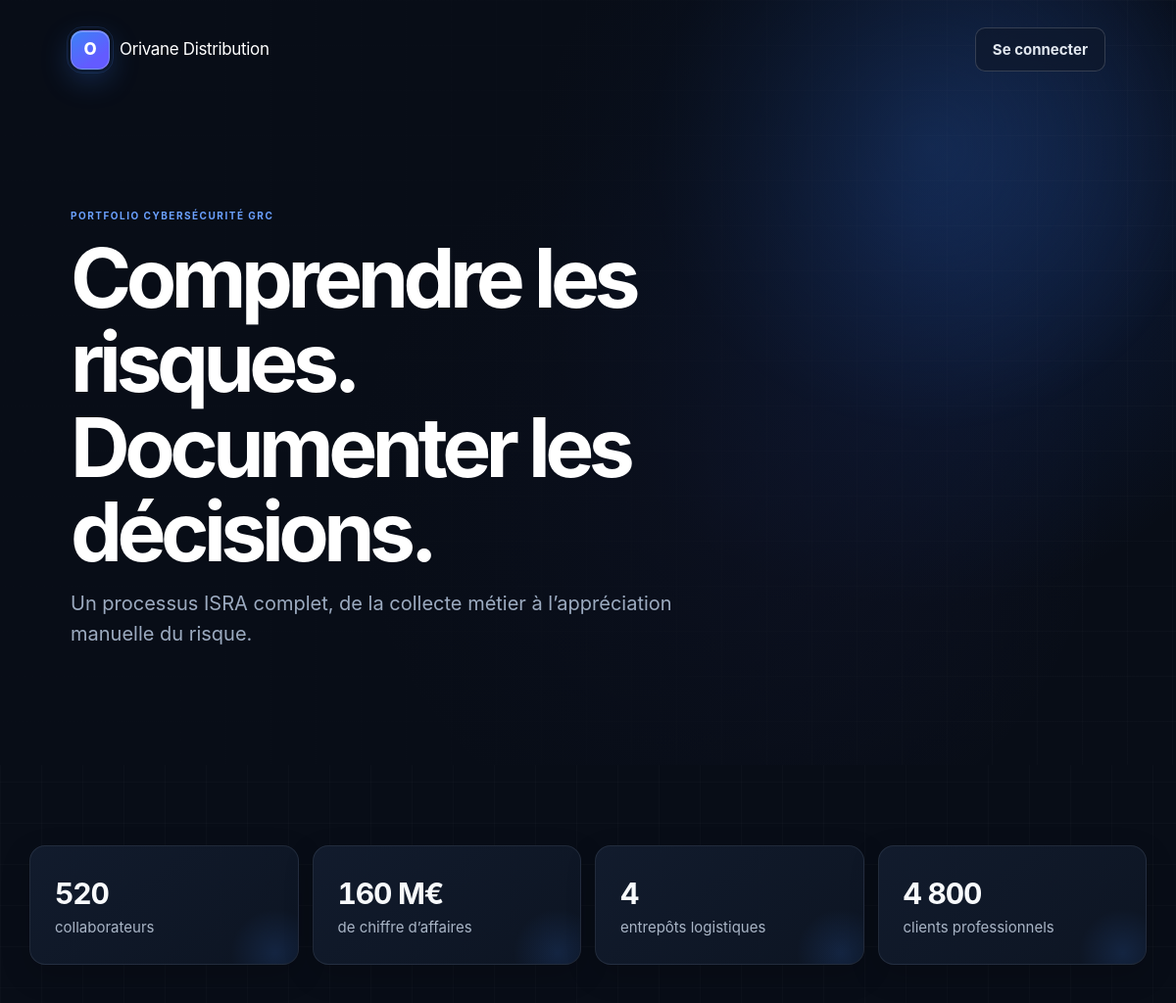
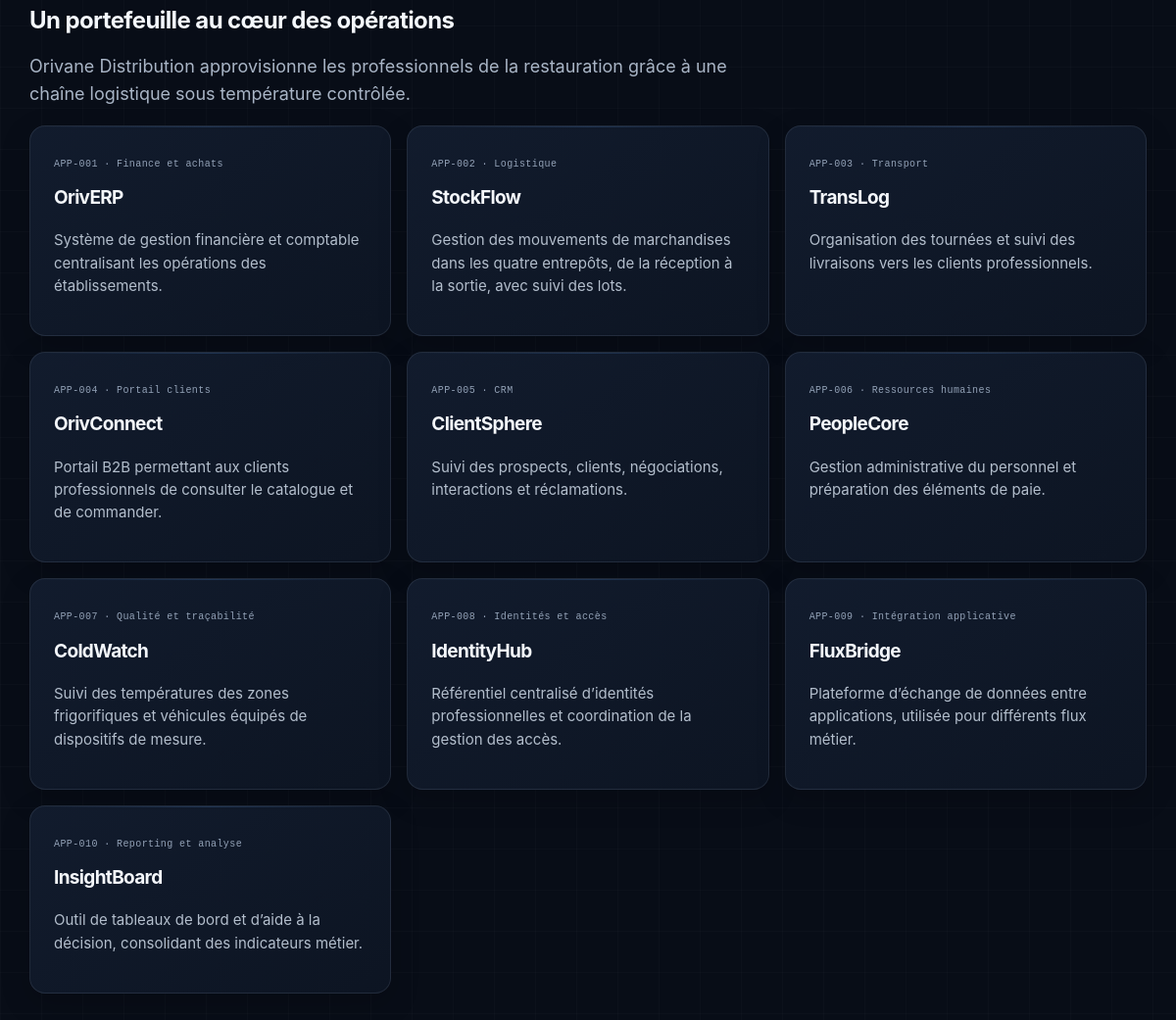
The page / on the database its author committed (2 pictures, top to bottom).
### assessments/models.py (models this page shows, shortened)
class Application(models.Model):
    code = models.CharField(max_length=12, unique=True)
    name = models.CharField(max_length=100)
    domain = models.CharField(max_length=100)
    business_owner_name = models.CharField(max_length=120)
    description = models.TextField()
    functions = models.TextField()
    users = models.TextField(blank=True)
    data = models.TextField(blank=True)
    relations = models.TextField(blank=True)

### assessments/views.py (the view)
# urls.py: path("", views.home, name="home"), path("tableau-de-bord/", views.dashboard, name="dashboard"),
def home(request):
    return render(request, "assessments/home.html", {"applications": Application.objects.all()[:10]})

### assessments/templatetags/assessment_tags.py (called while the page is built)
@register.filter
def get_item(mapping, key): return mapping.get(key)

@register.filter
def contains(values, value): return value in (values or [])

### templates/assessments/home.html
{% extends 'base.html' %}{% block content %}<header class="hero"><nav><a class="brand" href="/"><span>O</span> Orivane Distribution</a><a class="btn light" href="{% url 'login' %}">Se connecter</a></nav><div><p class="eyebrow">Portfolio cybersécurité GRC</p><h1>Comprendre les risques.<br>Documenter les décisions.</h1><p>Un processus ISRA complet, de la collecte métier à l’appréciation manuelle du risque.</p></div></header><section class="public"><div class="metrics"><div><b>520</b><span>collaborateurs</span></div><div><b>160 M€</b><span>de chiffre d’affaires</span></div><div><b>4</b><span>entrepôts logistiques</span></div><div><b>4 800</b><span>clients professionnels</span></div></div><h2>Un portefeuille au cœur des opérations</h2><p class="lead">Orivane Distribution approvisionne les professionnels de la restauration grâce à une chaîne logistique sous température contrôlée.</p><div class="app-grid">{% for app in applications %}<article><small>{{ app.code }} · {{ app.domain }}</small><h3>{{ app.name }}</h3><p>{{ app.description }}</p></article>{% endfor %}</div></section>{% endblock %}

### templates/base.html (shortened to what this page needs)
{% load static %}<!doctype html>
<html lang="fr">
<head>
  <link rel="stylesheet" href="{% static 'css/app.css' %}?v=20261020-risk-bubbles">
  <link rel="stylesheet" href="{% static 'css/components.css' %}?v=20261017-layout-fix">
  <link rel="stylesheet" href="{% static 'css/workflow.css' %}?v=20261017-layout-fix">
  <link rel="stylesheet" href="{% static 'css/cyber.css' %}?v=20261027-it-score-scales">
</head>
<body class="{% if user.is_authenticated %}app-shell{% endif %} {% block body_class %}{% endblock %}">
  <main id="main-content">
    {% block content %}{% endblock %}
  </main>
</body>
</html>

### static/css/cyber.css (style rules this page uses)
:root { color-scheme: dark; --bg: #080d17; --bg-soft: #0b1220; --surface: #111a2a; --surface-solid: #111a2a; --surface-2: #162236; --surface-hover: #17243a; --line: rgba(148, 163, 184, .14); --line-strong: rgba(148, 163, 184, .26); --ink: #f4f7fb; --muted: #a9b5c6; --muted-2: #8391a6; --blue: #4f8cff; --blue-strong: #6b7cff; --blue-soft: rgba(59, 130, 246, .12); --cyan: #22d3ee; --green: #22c98a; --green-soft: rgba(16, 185, 129, .12); --yellow: #f5b83d; --yellow-soft: rgba(245, 158, 11, .12); --orange: #fb7a45; --orange-soft: rgba(249, 115, 22, .12); --red: #ff5e6c; --red-soft: rgba(239, 68, 68, .12); --radius: 16px; --radius-sm: 11px; --shadow-sm: 0 10px 30px rgba(0, 0, 0, .18); --shadow: 0 22px 60px rgba(0, 0, 0, .3); --focus: 0 0 0 4px rgba(79, 140, 255, .16); }
html { background: var(--bg); }
body { color: var(--ink); background: radial-gradient(circle at 80% -10%, rgba(59, 130, 246, .10), transparent 34rem), linear-gradient(rgba(255,255,255,.014) 1px, transparent 1px), linear-gradient(90deg, rgba(255,255,255,.014) 1px, transparent 1px), var(--bg); background-size: auto, 42px 42px, 42px 42px, auto; font-family: Inter, "Plus Jakarta Sans", "Segoe UI", sans-serif; }
h1, h2, h3 { color: var(--ink); }
h1 { font-weight: 720; letter-spacing: -.045em; }
h2 { letter-spacing: -.025em; }
a { color: #75a7ff; }
small, .muted { color: var(--muted); }
.brand, .results-light .brand { color: var(--ink); }
.brand > span { position: relative; width: 40px; height: 40px; color: white; background: linear-gradient(145deg, #3b82f6, #635bff 72%); border: 1px solid rgba(255,255,255,.24); border-radius: 12px; box-shadow: 0 10px 30px rgba(59, 130, 246, .28), inset 0 1px rgba(255,255,255,.25); }
.brand > span::after { content: ""; position: absolute; inset: -5px; z-index: -1; border: 1px solid rgba(79, 140, 255, .16); border-radius: 16px; }
button, .btn, .results-page .export-button { color: #fff; background: linear-gradient(135deg, #3b82f6, #5755e7); border-color: rgba(147,197,253,.25); border-radius: 10px; box-shadow: 0 10px 24px rgba(37, 99, 235, .22), inset 0 1px rgba(255,255,255,.16); }
.btn.light { color: #e2e8f0; background: rgba(15,23,42,.65); border-color: rgba(255,255,255,.16); box-shadow: none; backdrop-filter: blur(16px); }
.hero { min-height: 760px; background: radial-gradient(circle at 78% 28%, rgba(37,99,235,.28), transparent 25rem), radial-gradient(circle at 62% 64%, rgba(99,102,241,.12), transparent 24rem), #080d17; }
.hero::before { width: 660px; height: 660px; right: -80px; top: -180px; background: radial-gradient(circle, rgba(59,130,246,.32), transparent 62%); filter: blur(4px); }
.hero::after { background: linear-gradient(90deg, rgba(8,13,23,.98) 5%, rgba(8,13,23,.72) 58%, rgba(8,13,23,.18)), linear-gradient(rgba(255,255,255,.02) 1px, transparent 1px), linear-gradient(90deg, rgba(255,255,255,.02) 1px, transparent 1px); background-size: auto, 46px 46px, 46px 46px; }
.hero h1 { max-width: 960px; font-size: clamp(3.4rem, 7vw, 6.7rem); }
.hero p:not(.eyebrow) { color: #9cabc0; }
.hero .eyebrow, .eyebrow { color: #6ba1ff; }
.public { max-width: 1380px; }
.metrics > div, .stats > div, .impact-grid > div, .app-grid article, .portfolio > a, .scenario-grid article, .panel, .method, .scope, .form-panel, .table, .campaign, .risk, .question { color: var(--ink); background: linear-gradient(145deg, rgba(18,28,46,.98), rgba(13,21,35,.98)); border-color: var(--line); box-shadow: var(--shadow-sm); }
.metrics > div, .stats > div { position: relative; overflow: hidden; }
.metrics > div::after, .stats > div::after { content: ""; position: absolute; right: -24px; bottom: -36px; width: 94px; height: 94px; background: radial-gradient(circle, rgba(59,130,246,.14), transparent 68%); }
.metrics b, .stats b, .impact-grid b { color: #f8fafc; font-variant-numeric: tabular-nums; }
.portfolio > a, .app-grid article { position: relative; overflow: hidden; }
.portfolio > a::before, .app-grid article::before { content: ""; position: absolute; inset: 0 0 auto; height: 1px; background: linear-gradient(90deg, transparent, rgba(96,165,250,.55), transparent); opacity: .35; }
.portfolio h3, .app-grid h3 { font-size: 19px; }
.portfolio p, .app-grid p, .scenario-grid p { color: #b3becc; }
.portfolio-card-top > small, .app-grid article > small, .scenario-grid article > small { color: #93a2b7; font-family: ui-monospace, "SFMono-Regular", Consolas, monospace; font-size: 10px; letter-spacing: .04em; }

### rows shown on the page
Application: code "APP-001", domain "Finance et achats", name "OrivERP", description "Système de gestion financière et comptable centralisant les opérations des établissements."
Application: code "APP-002", domain "Logistique", name "StockFlow", description "Gestion des mouvements de marchandises dans les quatre entrepôts, de la réception à la sortie, avec suivi des lots."
Application: code "APP-003", domain "Transport", name "TransLog", description "Organisation des tournées et suivi des livraisons vers les clients professionnels."
Application: code "APP-004", domain "Portail clients", name "OrivConnect", description "Portail B2B permettant aux clients professionnels de consulter le catalogue et de commander."
Application: code "APP-005", domain "CRM", name "ClientSphere", description "Suivi des prospects, clients, négociations, interactions et réclamations."
Application: code "APP-006", domain "Ressources humaines", name "PeopleCore", description "Gestion administrative du personnel et préparation des éléments de paie."
Application: code "APP-007", domain "Qualité et traçabilité", name "ColdWatch", description "Suivi des températures des zones frigorifiques et véhicules équipés de dispositifs de mesure."
Application: code "APP-008", domain "Identités et accès", name "IdentityHub", description "Référentiel centralisé d’identités professionnelles et coordination de la gestion des accès."
Application: code "APP-009", domain "Intégration applicative", name "FluxBridge", description "Plateforme d’échange de données entre applications, utilisée pour différents flux métier."
Application: code "APP-010", domain "Reporting et analyse", name "InsightBoard", description "Outil de tableaux de bord et d’aide à la décision, consolidant des indicateurs métier."
